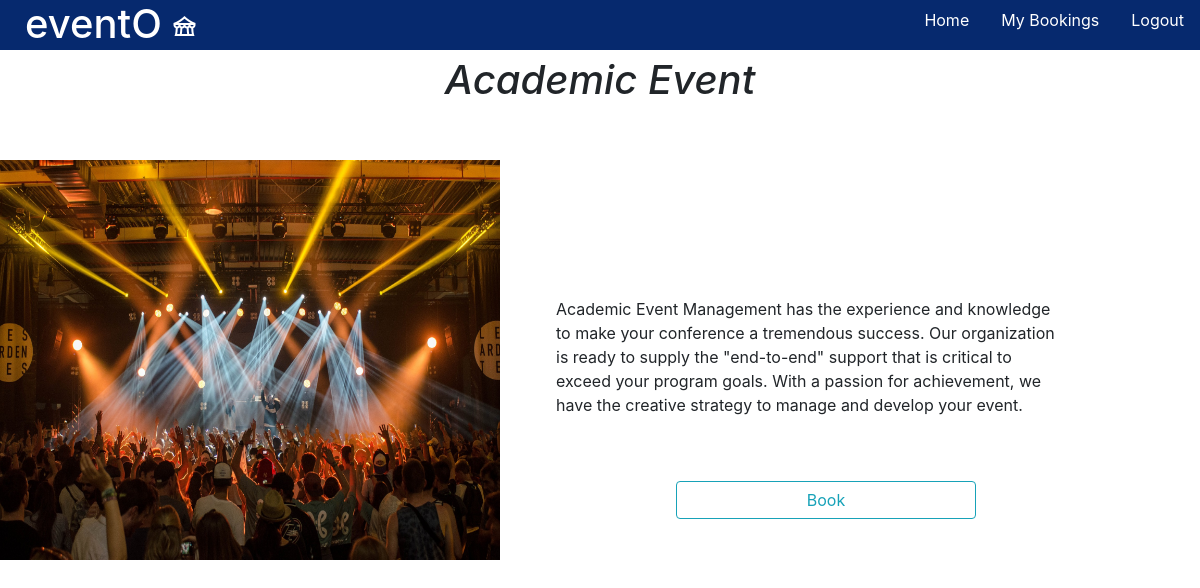
Page /cus/details/4 (signed in) on the committed database.
### account/models.py (models this page shows)
class Event(models.Model):
    name=models.CharField(max_length=100)
    image=models.ImageField(upload_to='event_images')
    description=models.CharField(max_length=500)
    options=(
        ('DJ Party','DJ Party'),
        ('Marriage Function','Marriage Function'),
        ('Conference Event','Conference Event'),
        ('Academic Event','Academic Event'),
        ('Customized Event','Customized Event')
    )

### customer/views.py (the view)
# urls.py: path('details/<int:id>',EventDetails.as_view(),name="evdt"),
@method_decorator(desc,name='dispatch')
class EventDetails(DetailView):
    template_name="eventdt.html"
    pk_url_kwarg="id"
    queryset=Event.objects.all()
    context_object_name="details"

### customer/views.py (called while the page is built)
def signin_required(fn):
    def inner(request,*args,**kwargs):
        if request.user.is_authenticated:
            return fn(request,*args,**kwargs)
        else:
            messages.error(request,"please Login first!!")
            return redirect("h")
    return inner

### customer/templates/eventdt.html
{%extends 'navbar.html'%}
{%load static%}
{% block nav %}
<h1 style="text-align: center; font-style: oblique;">{{details.name}}</h1><br><br>
<img style="height: 400px; width: 500px;" src="{{details.image.url}}" alt="">
<div style="width: 500px; margin-left: 556px; margin-top: -263px;">
    <p>{{details.description}}</p><br><br>
    <a style="width: 300px; margin-left: 120px;" class="btn btn-outline-info" href="{% url 'book' details.id %}">Book</a>
</div>
{% endblock nav %}

### rows in the picture
Event: name "Academic Event", image (picture), description "Academic Event Management has the experience and knowledge to make your conference a tremendous success. Our organization is ready to supply the \"end-to-end\" support that is critical to exceed your program goals. With a passion for achievement, we have the creative strategy to manage and develop your event."
